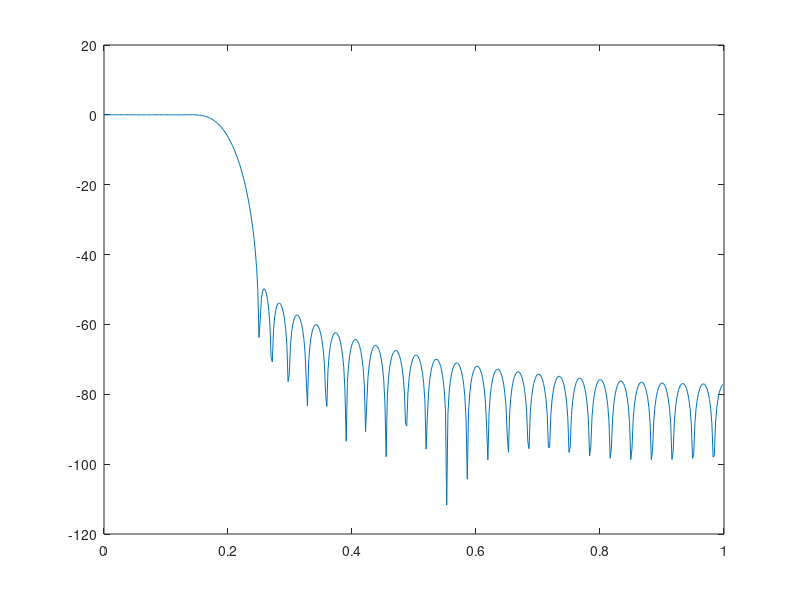

Here is the MATLAB script that generated this plot:
clc;
close all;
wp=0.2*pi;
ws=0.3*pi;
rp=0.2;
rs=50;
df=(ws-wp)/(2*pi);
B=0.1102*(rs-8.7);
N=ceil((rs-7.95)/(14.36*df))+1;
b=fir1(N,0.2,kaiser(N+1,B));
[H,W]=freqz(b,1,512);
plot(W/pi,20*log10(abs(H)));